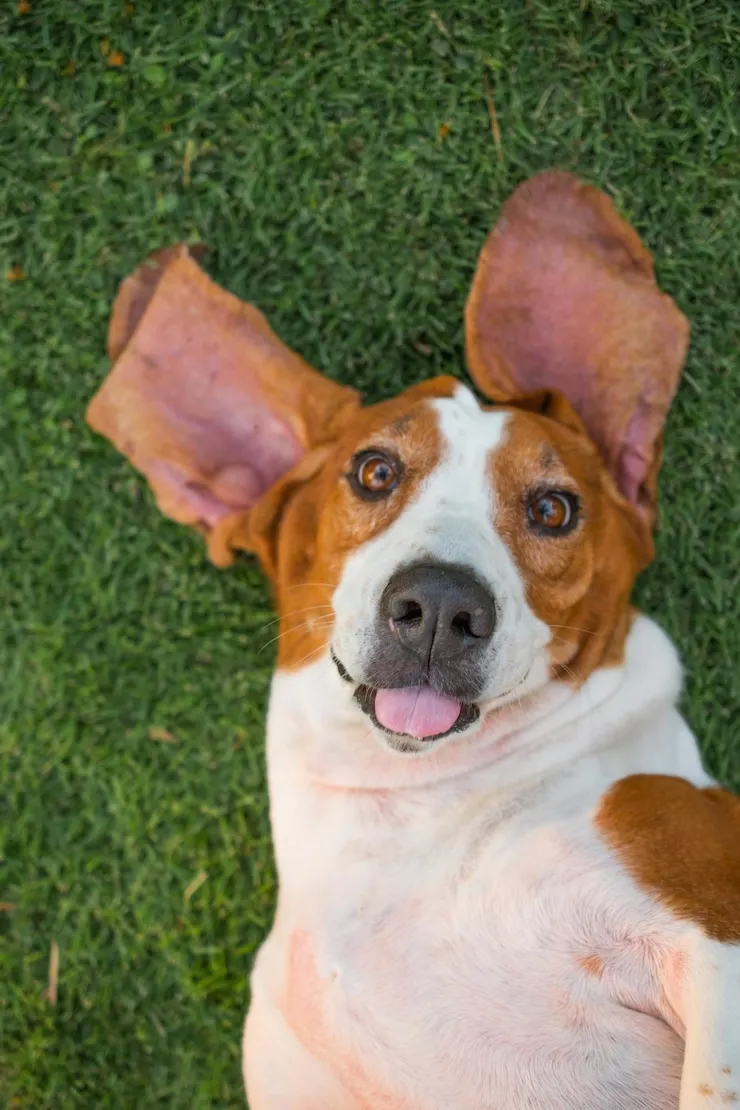
#> input picture Tema_4.3/Sources/Perro.png, 740 x 1110 px, found by its file name
$ python Sobel.py   (older library calls are emulated)
#> lines starting #> are read from the running program, lines starting #| are printed output that depends on the picture; after the words box and inside, x2 and y2 are one past the last pixel; in counts of white or black regions, pixels touching at a corner belong together
import cv2

# Cargamos la imagen en color
img = cv2.imread("Tema_4.3/Sources/Perro.png")
#> img is the input picture: shape (1110, 740, 3); mean B, G, R 86, 116.5, 119.4

# Redimensionamos la imagen a la mitad
alto, ancho = img.shape[:2]
#> alto = 1110; ancho = 740
img_reducida = cv2.resize(img, (ancho // 2, alto // 2))

# Convertimos la imagen a escala de grises
img_gris = cv2.cvtColor(img_reducida, cv2.COLOR_BGR2GRAY)
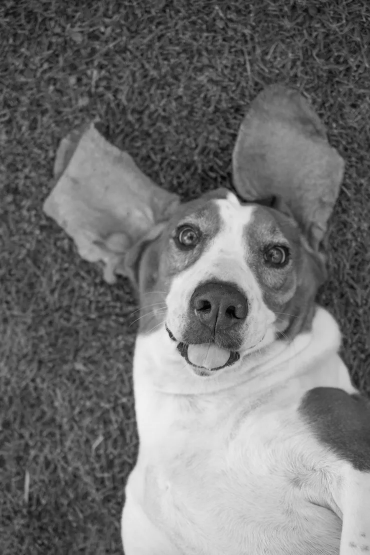
#> img_gris: shape (555, 370); min 2, max 241, mean 114

# Aplicamos los filtros Sobel en dirección horizontal y vertical
sobel_horizontal = cv2.Sobel(img_gris, cv2.CV_64F, 1, 0, ksize=5)
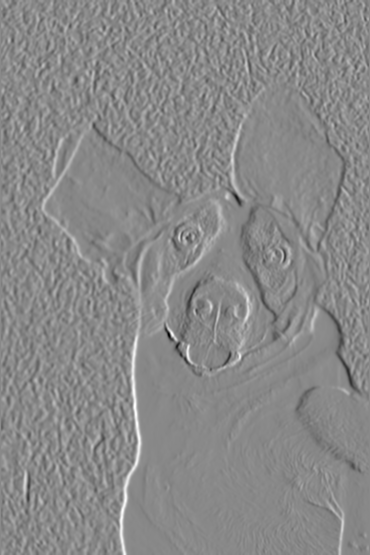
#> sobel_horizontal: shape (555, 370) float64; min -7250, max 6219, mean 2.4; drawn with min black and max white
sobel_vertical = cv2.Sobel(img_gris, cv2.CV_64F, 0, 1, ksize=5)
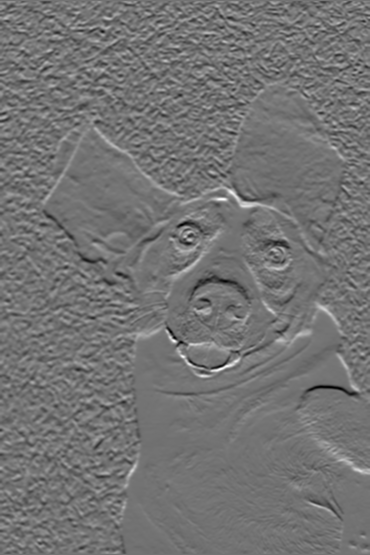
#> sobel_vertical: shape (555, 370) float64; min -4419, max 5350, mean 21.2; drawn with min black and max white

# Mostramos las imágenes
cv2.imshow('Original reducida', img_reducida)
cv2.imshow('Sobel Horizontal', sobel_horizontal)
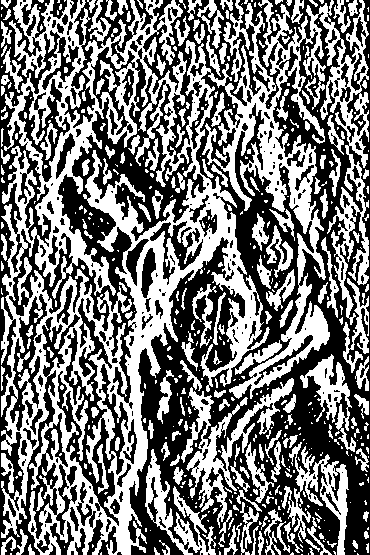
#> window 'Sobel Horizontal': shape (555, 370); 47.1% white; 475 white regions (298 under 20 px), largest, box (x1, y1, x2, y2) and area: (1, 0, 369, 555) 67233, (181, 378, 294, 528) 3774, (282, 442, 349, 555) 2440
cv2.imshow('Sobel Vertical', sobel_vertical)
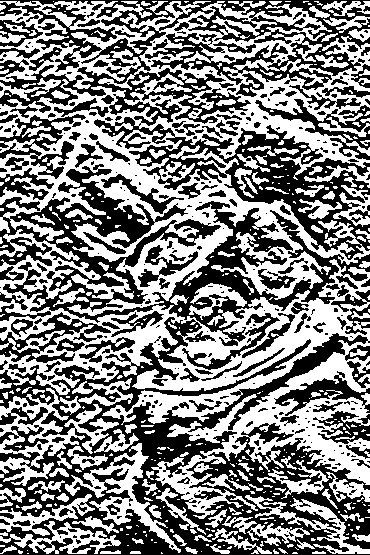
#> window 'Sobel Vertical': shape (555, 370); 50.7% white; 405 black regions (256 under 20 px), largest, box (x1, y1, x2, y2) and area: (0, 317, 370, 555) 31830, (0, 0, 370, 260) 26242, (0, 164, 370, 346) 17795
cv2.waitKey(0)
cv2.destroyAllWindows()
